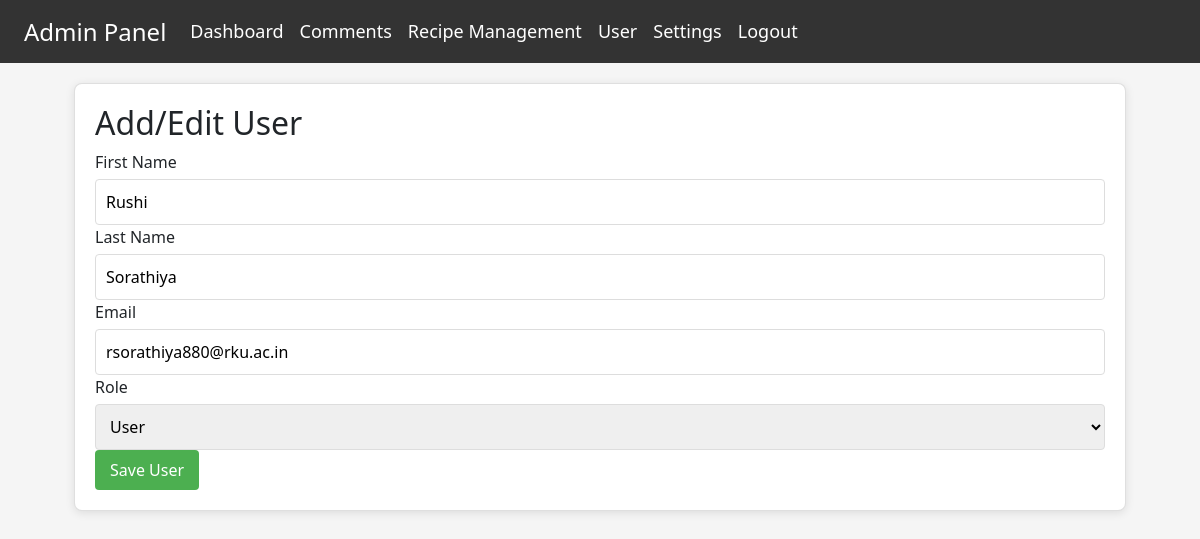
The app's page /admin/edit_user.php?uid=6 with its own data.
### tables this page shows
CREATE TABLE `users` (
  `id` int(11) NOT NULL,
  `first_name` varchar(50) NOT NULL,
  `last_name` varchar(50) NOT NULL,
  `email` varchar(150) NOT NULL,
  `password` varchar(300) NOT NULL,
  `role` enum('admin','user') DEFAULT 'user',
  `email_verified` int(11) NOT NULL DEFAULT 0,
  `verification_token` varchar(200) DEFAULT NULL,
  `created_at` timestamp NOT NULL DEFAULT current_timestamp()
);

### admin/edit_user.php (the view, shortened to what this page needs)
<?php
    include("navbar.php");
    if(isset($_GET['uid'])){
        $uid = $_GET['uid'];
        $select_user = "SELECT * FROM `users` WHERE `id`='$uid'";
        $result = $con->query($select_user);
        $user_row = mysqli_fetch_assoc($result);
    }
?>
<?php include_once 'navbar.php';
?>
<!DOCTYPE html>
<html lang="en">
<head>
    <link href="css/bootstrap.min.css" rel="stylesheet">
</head>
<body>
    <div class="container">
        <div class="content">
            <div class="card">
                <h2>Add/Edit User</h2>
                <form id="userForm" method="post" action="edit_user.php">
                    <div class="form-group">
                        <label for="first-name">First Name</label>
                        <input type="text" id="first-name" value="<?php echo $user_row['first_name']; ?>" name="first_name" placeholder="Enter first name">
                    </div>
                    <div class="form-group">
                        <label for="last-name">Last Name</label>
                        <input type="text" id="last-name" value="<?php echo $user_row['last_name']; ?>" name="last_name" placeholder="Enter last name">
                    </div>
                    <div class="form-group">
                        <label for="email">Email</label>
                        <input type="email" id="email"  value="<?php echo $user_row['email']; ?>" name="email" readonly placeholder="Enter email address">
                    </div>
                    <div class="form-group">
                        <label for="role">Role</label>
                        <select id="role" name="role">
                            <option value="user" <?php echo ($user_row['role'] === 'user') ? 'selected' : ''; ?>>User</option>
                        </select>
                    </div>
                    <button type="submit" name="save_user" class="btn btn-primary">Save User</button>
                </form>
            </div>
        </div>
    </div>
</body>
</html>

### admin/edit_user.php (style rules this page uses)
* { box-sizing: border-box; font-family: 'Segoe UI', Tahoma, Geneva, Verdana, sans-serif; }
body { margin: 0; padding: 0; background-color: #f5f5f5; }
.container { display: flex; min-height: 100vh; }
.content { flex: 1; padding: 20px; }
.card { background-color: white; border-radius: 8px; box-shadow: 0 2px 10px rgba(0, 0, 0, 0.1); padding: 20px; margin-bottom: 20px; }
.btn { padding: 8px 15px; border: none; border-radius: 4px; cursor: pointer; font-weight: 500; transition: background-color 0.3s; }
.btn-primary { background-color: #4CAF50; color: white; }
label { display: block; margin-bottom: 5px; font-weight: 500; }
input, textarea, select { width: 100%; padding: 10px; border: 1px solid #ddd; border-radius: 4px; }

### records on screen
users: first_name "Rushi", last_name "Sorathiya", email "rsorathiya880@rku.ac.in", role "User"
